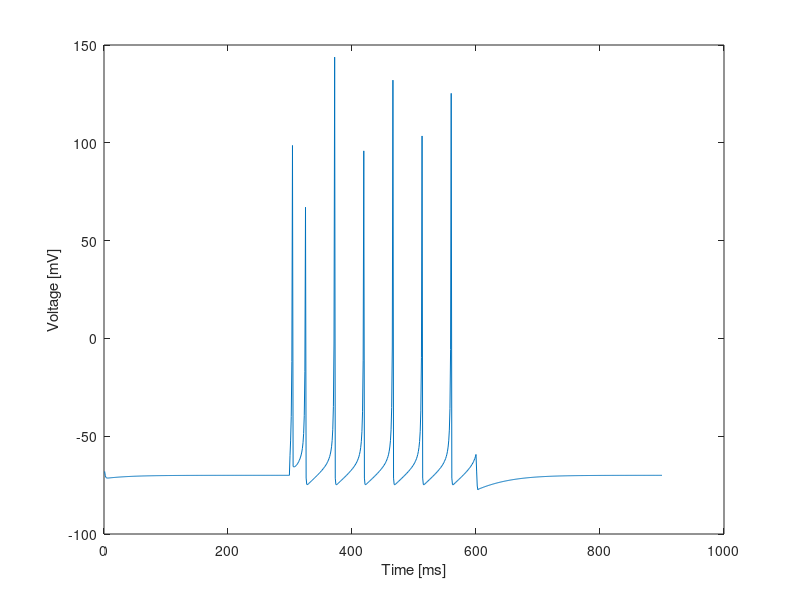

MATLAB code for this plot:
% Parameter tuning for Regular Spiking
a = 0.02;
b = 0.2;
c = -65;
d = 8;

v = -65
u = b * v;

I_low = 0;
I_high = 10;

save_v = zeros(1,900);

for t = 1 : 900    % Simulation of 1000 ms
    % Auxiliary after-spike resetting
    if v >= 30 
        v = c;
        u = u + d;
    end

    if t >= 300 && t <= 600
        I = I_high;
    else
        I = I_low;
    end

    dv = 0.04 .* v .* v + 5 * v + 140 - u + I;
    du = a * (b*v - u);

    % Simple integration
    v = v + 0.5 * dv;   % step 0.5 ms
    v = v + 0.5 * dv;   % step 0.5 ms
    u = u + du;         % setp 1 ms
    save_v(t) = v;
end
plot(save_v);
ylabel('Voltage [mV]');
xlabel('Time [ms]');




